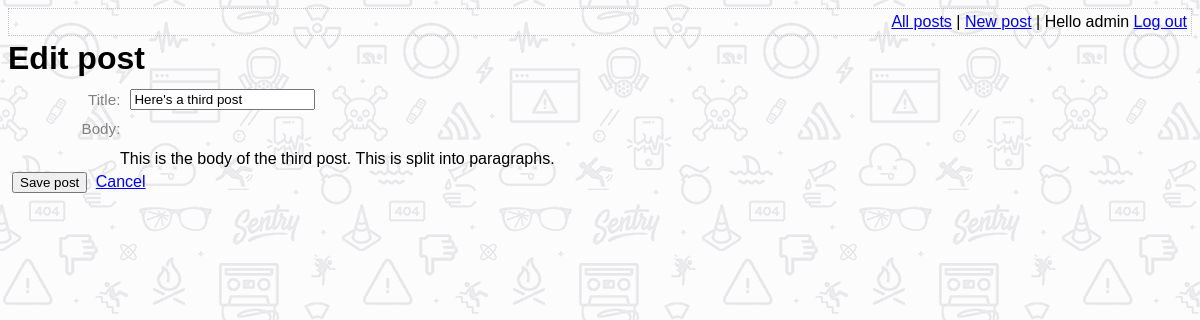
Screenshot of /edit_post.php?post_id=3 (signed in) with the database file from the repository.
### tables this page shows
CREATE TABLE post (
    id INTEGER PRIMARY KEY AUTOINCREMENT NOT NULL,
    title VARCHAR NOT NULL,
    body VARCHAR NOT NULL,
    user_id INTEGER NOT NULL,
    created_at VARCHAR NOT NULL,
    updated_at VARCHAR,
    FOREIGN KEY (user_id) REFERENCES user(id)
);

### lib/view_post.php (called while the page is built, shortened)
<?php
function getPostRow(PDO $pdo, $post_id)
{
    $stmt = $pdo->prepare('SELECT title, created_at, body FROM post WHERE id = :id');
    $result = $stmt->execute(array('id' => $post_id,));
    $row = $stmt->fetch(PDO::FETCH_ASSOC);
    return $row;
}

### lib/common.php (called while the page is built, shortened)
<?php
function htmlEscape($html)
{
    return htmlspecialchars($html, ENT_HTML5, 'UTF-8');
}

### edit_post.php (the view, shortened to what this page needs)
<?php
require_once 'lib/common.php';
require_once 'lib/view_post.php';
$title = $body = '';
$pdo = getPDO();
if (isset($_GET['post_id'])) {
    $post = getPostRow($pdo, $_GET['post_id']);
    if ($post) {
        $title = $post['title'];
        $body = $post['body'];
    }
}
?>
<!DOCTYPE html>
<html>
<head>
    <?php require 'templates/head.php' ?>
</head>
<body>
    <?php require 'templates/top_menu.php' ?>
    <?php if (isset($_GET['post_id'])) : ?>
        <h1>Edit post</h1>
    <?php else : ?>
        <h1>New post</h1>
    <?php endif; ?>
    <form method="post" class="post-form user-form">
        <div>
            <label for="post-title">Title:</label>
            <input id="post-title" name="post-title" type="text" value="<?php echo htmlEscape($title) ?>" />
        </div>
        <div>
            <label for="post-body">Body:</label>
            <br />
            <br />
            <div id="editor"><?= $body ?></div>
        </div>
        <div>
            <input type="submit" value="Save post" />
            <a href="index.php">Cancel</a>
        </div>
    </form>
</body>
</html>

### assets/main.css (style rules this page uses)
h1, h2, h3 { margin-top: 0; margin-bottom: 8px; }
body { font-family: sans-serif; background: url("background[1].png"); }
.user-form input, .user-form textarea { margin: 4px; }
.user-form label { font-size: 0.95em; margin: 6px; width: 7em; color: grey; float: left; text-align: right; clear: left; }
#editor { width: 80vw; margin: 0 auto; }

### rows the page displays
post: post-title "Here's a third post", body "This is the body of the third post. This is split into paragraphs."

### other values shown
htmlEscape(getAuthUser()) "admin"
